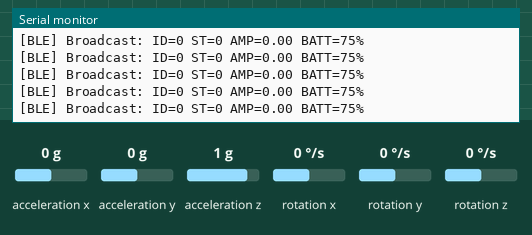
Simulated run of this program. Board: ESP32-C3. Shown: the last lines printed to the serial monitor. Inputs (shaded band) come from the test bench; at power-on: acceleration x 0 g, acceleration y 0 g, acceleration z 1 g, rotation x 0 °/s, rotation y 0 °/s, rotation z 0 °/s. Nothing arrives over Bluetooth unless stated.

Above: at 2.4 s.
2.5 s: acceleration x set to -1.4 g
At 3.6 s:
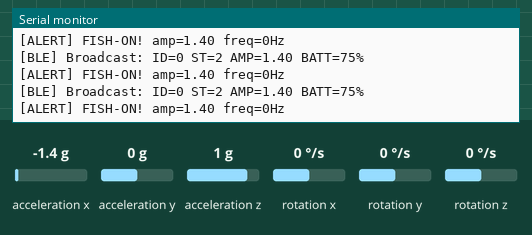
4.0 s: acceleration x set to -0.8 g
At 4.8 s:
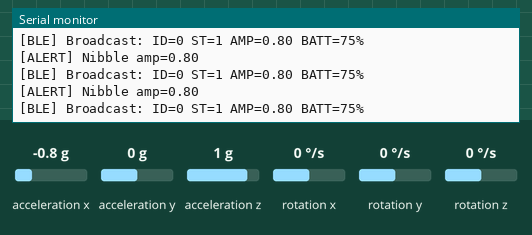
6.1 s: acceleration y set to -1.4 g
At 7.2 s:
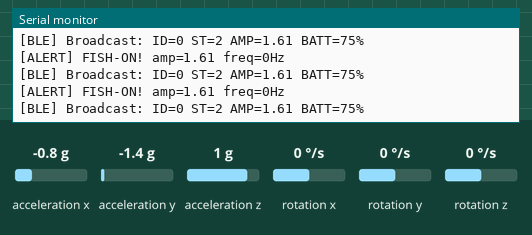
9.1 s: acceleration z set to -1.4 g
At 10.2 s:
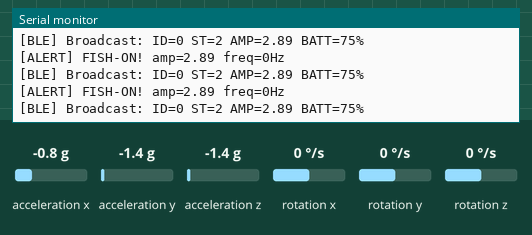
Timing chart, 0 to 11.6 s (numbered marks = the images above; inputs shaded):
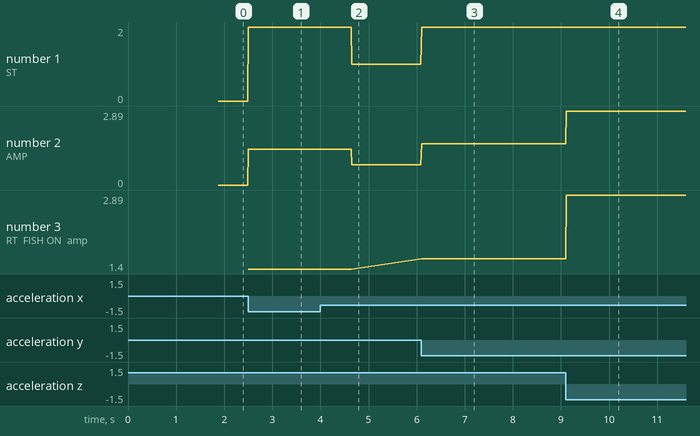

The program:

main.cpp
```cpp
/*
 * FishOn-S3 — Rod-tip Sub-node Firmware (ESP32-C3 + MPU6050)
 *
 * Phase 3 (to be developed after Phase 1+2 on host):
 * - Local IMU vibration analysis on MPU6050
 * - BLE broadcast of results
 * - Deep sleep power management
 *
 * Build for: PlatformIO + ESP32-C3 DevKitM-1 (or super-mini board)
 * Framework: Arduino
 * Libraries: MPU6050, NimBLE-Arduino
 */

#include <Arduino.h>
#include <Wire.h>
#include <MPU6050.h>
#include <NimBLEDevice.h>

#include "../../../shared/BleProtocol.h"    // for buildBlePayload

/* =============================================================
 * Pin Definitions (ESP32-C3 super-mini board)
 * ============================================================= */
#define PIN_I2C_SDA  6   // GPIO6 → MPU6050 SDA
#define PIN_I2C_SCL  5   // GPIO5 → MPU6050 SCL
#define PIN_MPU_INT  7   // GPIO7 → MPU6050 INT pin (optional)

// Battery voltage measurement (via voltage divider on GPIO3/ADC)
// CR2032 through a 100k+100k divider → 1.5V max on ADC
#define PIN_BATT_ADC 3
#define BATT_DIVIDER_RATIO 2.0f

/* =============================================================
 * Node Configuration
 * ============================================================= */
// Each node's rod ID (0-15). Set by hardcoding on flash, later via pairing.
// Change this per node before flashing.
#define ROD_ID 0

// How many seconds before MPU6050 motion interrupt timeout
#define SLEEP_TIMEOUT_SEC 10

/* =============================================================
 * Global objects
 * ============================================================= */
static MPU6050 g_imu;
static bool    g_imuReady = false;

typedef struct {
    float ax, ay, az;   // raw acceleration in g
} ImuSample;

// Sliding window for vibration analysis
static constexpr int WINDOW_SIZE = 50;  // 0.5s at 100Hz
static ImuSample g_window[WINDOW_SIZE];
static int g_windowIdx = 0;
static int g_sampleCount = 0;

// Baseline (gravity compensation)
static float g_baseX = 0, g_baseY = 0, g_baseZ = 0;
static bool  g_calibrated = false;

/* =============================================================
 * Forward declarations
 * ============================================================= */
static bool setupIMU();
static bool calibrateIMU();
static bool readIMU(float *ax, float *ay, float *az);
static void analyzeVibration(float *amplitude, int *overZeroCount);
static void reportState(float amplitude, int frequency, uint8_t battery);
static uint8_t readBatteryPct();
static void deepSleep();
static void setupBLE();

/* =============================================================
 * Setup
 * ============================================================= */
void setup() {
    Serial.begin(115200);
    delay(100);
    Serial.println("\n=== FishOn-S3 Sub-node ===");
    Serial.printf("Rod ID: %d\n", ROD_ID);

    // Initialize I2C for MPU6050
    Wire.begin(PIN_I2C_SDA, PIN_I2C_SCL);
    Wire.setClock(400000);  // 400kHz fast-mode

    // Setup IMU
    if (!setupIMU()) {
        Serial.println("[FATAL] IMU init failed, entering deep sleep");
        deepSleep();
        return;
    }

    // Calibrate baseline (stationary average)
    if (!calibrateIMU()) {
        Serial.println("[FATAL] Calibration failed");
        deepSleep();
        return;
    }

    // Setup BLE advertising
    setupBLE();

    Serial.println("[Node] Ready. Monitoring rod vibrations...");
}

/* =============================================================
 * Main loop
 * ============================================================= */
void loop() {
    float ax, ay, az;

    if (!readIMU(&ax, &ay, &az)) {
        return;  // skip if data not ready
    }

    // Store in window
    g_window[g_windowIdx].ax = ax;
    g_window[g_windowIdx].ay = ay;
    g_window[g_windowIdx].az = az;
    g_windowIdx = (g_windowIdx + 1) % WINDOW_SIZE;
    if (g_sampleCount < WINDOW_SIZE) g_sampleCount++;

    // Wait until we have a full window to analyze
    if (g_sampleCount < WINDOW_SIZE) {
        delay(10);  // ~100Hz sampling
        return;
    }

    // Analyze vibration
    float amplitude = 0;
    int overZeroCount = 0;
    analyzeVibration(&amplitude, &overZeroCount);

    // Read battery
    uint8_t battery = readBatteryPct();

    // Determine state and broadcast
    reportState(amplitude, overZeroCount, battery);

    // Check if rod has been idle > SLEEP_TIMEOUT_SEC
    // (Simplified: always stay awake in Phase 1)
    delay(10);
}

/* =============================================================
 * IMU Setup
 * ============================================================= */
static bool setupIMU() {
    Serial.println("[IMU] Initializing MPU6050...");
    Wire.beginTransmission(0x68);
    if (Wire.endTransmission() != 0) {
        Serial.println("[IMU] No MPU6050 found on I2C bus!");
        return false;
    }

    g_imu.initialize();
    if (!g_imu.testConnection()) {
        Serial.println("[IMU] MPU6050 connection test failed!");
        return false;
    }

    // Configure accelerometer: ±2g range (highest sensitivity)
    g_imu.setFullScaleAccelRange(MPU6050_ACCEL_FS_2);

    // Disable sleep mode
    g_imu.setSleepEnabled(false);

    Serial.println("[IMU] MPU6050 OK");
    return true;
}

/* =============================================================
 * Calibration
 * ============================================================= */
static bool calibrateIMU() {
    Serial.println("[IMU] Calibrating gravity baseline (1s)...");
    const int samples = 100;
    float sumX = 0, sumY = 0, sumZ = 0;

    for (int i = 0; i < samples; i++) {
        int16_t rax, ray, raz;
        g_imu.getAcceleration(&rax, &ray, &raz);
        sumX += rax / 16384.0f;  // convert to g (LSB/g at ±2g)
        sumY += ray / 16384.0f;
        sumZ += raz / 16384.0f;
        delay(10);
    }

    g_baseX = sumX / samples;
    g_baseY = sumY / samples;
    g_baseZ = sumZ / samples;
    g_calibrated = true;

    Serial.printf("  Baseline: ax=%.3f ay=%.3f az=%.3f g\n", g_baseX, g_baseY, g_baseZ);
    return true;
}

/* =============================================================
 * Read IMU
 * ============================================================= */
static bool readIMU(float *ax, float *ay, float *az) {
    if (!g_imuReady) {
        int16_t rax, ray, raz;
        g_imu.getAcceleration(&rax, &ray, &raz);
        *ax = rax / 16384.0f;
        *ay = ray / 16384.0f;
        *az = raz / 16384.0f;
        return true;
    }
    return false;
}

/* =============================================================
 * Vibration Analysis
 * ============================================================= */
static void analyzeVibration(float *amplitude, int *overZeroCount) {
    // Compute dynamic magnitude relative to baseline
    float sumSq = 0;
    float prevZ = 0;
    int zeroCount = 0;
    float maxAmp = 0;

    for (int i = 0; i < g_sampleCount; i++) {
        float dx = g_window[i].ax - g_baseX;
        float dy = g_window[i].ay - g_baseY;
        float dz = g_window[i].az - g_baseZ;
        float mag = sqrt(dx*dx + dy*dy + dz*dz);

        sumSq += mag * mag;

        if (mag > maxAmp) maxAmp = mag;

        // Over-zero detection (rough frequency estimation)
        if (i > 0) {
            // Check if signal crossed through zero in any axis
            float deltaX = (g_window[i].ax - g_baseX) * (g_window[i-1].ax - g_baseX);
            if (deltaX < 0) zeroCount++;
        }
    }

    // RMS amplitude (g)
    *amplitude = sqrt(sumSq / g_sampleCount);

    // Frequency estimation: over-zero count per second
    // Window is 0.5s at 100Hz, so multiply by 2
    *overZeroCount = zeroCount * 2;

    // Keep around the max amplitude for broadcast
    // (Use peak for alert, RSS for display)
    *amplitude = maxAmp;  // Use peak amplitude for alerting
}

/* =============================================================
 * State Determination and Broadcast
 * ============================================================= */
static void reportState(float amplitude, int frequency, uint8_t battery) {
    uint8_t state;

    // Frequency filter: >20Hz is likely wind/water noise
    if (frequency > 20 && amplitude < 2.0f) {
        state = STATE_IDLE;  // ignore high-frequency noise
    }
    // Blow-up: instantaneous high peak
    else if (amplitude > 3.5f) {
        state = STATE_BLOW_UP;
        Serial.printf("[ALERT] BLOW-UP! amp=%.2f freq=%dHz\n", amplitude, frequency);
    }
    // Fish on: sustained medium amplitude
    else if (amplitude > 1.2f) {
        state = STATE_FISH_ON;
        Serial.printf("[ALERT] FISH-ON! amp=%.2f freq=%dHz\n", amplitude, frequency);
    }
    // Suspect: low amplitude
    else if (amplitude > 0.3f) {
        state = STATE_SUSPECT;
        Serial.printf("[ALERT] Nibble amp=%.2f\n", amplitude);
    }
    else {
        state = STATE_IDLE;
    }

    // Build BLE payload and broadcast
    uint8_t payload[BLE_PROTOCOL_PAYLOAD_LEN];
    buildBlePayload(payload, ROD_ID, state, amplitude, battery);

    // NimBLE advertising update (simplified — will be fleshed out in Phase 3)
    // For now, we just print the packet
    Serial.printf("[BLE] Broadcast: ID=%d ST=%d AMP=%.2f BATT=%d%%\n",
                  ROD_ID, state, amplitude, battery);
}

/* =============================================================
 * Battery Reading
 * ============================================================= */
static uint8_t readBatteryPct() {
    // CR2032: 3.2V full, 2.5V empty
    // Through 2:1 divider → ADC reads 1.6V full, 1.25V empty
    // ESP32-C3 internal ADC reference ~1.1V, so we need external ref
    // For Phase 1: return dummy 75%
    (void)PIN_BATT_ADC;
    (void)BATT_DIVIDER_RATIO;
    return 75;
}

/* =============================================================
 * Deep Sleep
 * ============================================================= */
static void deepSleep() {
    Serial.println("[Power] Entering deep sleep...");
    esp_deep_sleep_start();
}

/* =============================================================
 * BLE Setup (Phase 3 stub)
 * ============================================================= */
static void setupBLE() {
    Serial.println("[BLE] Initializing NimBLE advertiser...");
    NimBLEDevice::init("FishOn-Node");
    NimBLEDevice::setPower(ESP_PWR_LVL_P7);  // moderate power to save battery

    // NimBLE advertising configuration will be added in Phase 3
    Serial.println("[BLE] Advertiser initialized (stub)");
}
```

Measured:
- after the input at 2.5 s, the serial monitor: prints a new line at once (image 1)
- after the input at 4.0 s, the serial monitor: prints a new line after 0.66 s (image 2)
- after the input at 6.1 s, the serial monitor: prints a new line at once (image 3)
- after the input at 9.1 s, the serial monitor: prints a new line at once (image 4)
- plotted number 1: 0 → 2 after the input at 2.5 s
- plotted number 2: 0 → 1.4 after the input at 2.5 s, 1.4 → 0.8 after the input at 4.0 s, 0.8 → 1.61 after the input at 6.1 s, 1.61 → 2.89 after the input at 9.1 s
- plotted number 3: 1.4 → 1.61 after the input at 6.1 s, 1.61 → 2.89 after the input at 9.1 s
